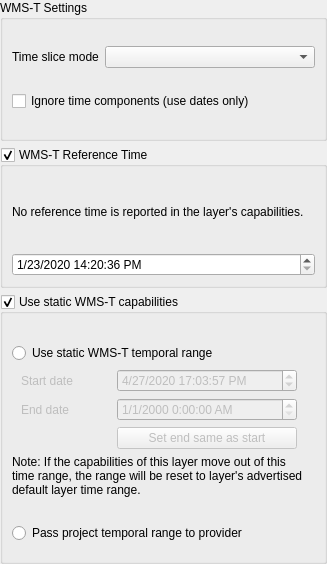
<?xml version="1.0" encoding="UTF-8"?>
<ui version="4.0">
 <class>QgsWmstSettingsWidgetBase</class>
 <widget class="QWidget" name="QgsWmstSettingsWidgetBase">
  <property name="geometry">
   <rect>
    <x>0</x>
    <y>0</y>
    <width>327</width>
    <height>564</height>
   </rect>
  </property>
  <property name="windowTitle">
   <string>WMS-T Settings</string>
  </property>
  <layout class="QVBoxLayout" name="verticalLayout">
   <property name="leftMargin">
    <number>0</number>
   </property>
   <property name="topMargin">
    <number>0</number>
   </property>
   <property name="rightMargin">
    <number>0</number>
   </property>
   <property name="bottomMargin">
    <number>0</number>
   </property>
   <item>
    <widget class="QGroupBox" name="groupBox">
     <property name="title">
      <string>WMS-T Settings</string>
     </property>
     <layout class="QGridLayout" name="gridLayout" columnstretch="0,1">
      <item row="1" column="1">
       <widget class="QComboBox" name="mFetchModeComboBox"/>
      </item>
      <item row="2" column="0" colspan="2">
       <widget class="QCheckBox" name="mDisableTime">
        <property name="toolTip">
         <string>If checked the time component of temporal queries will be discarded and only the data component will be used in server requests</string>
        </property>
        <property name="text">
         <string>Ignore time components (use dates only)</string>
        </property>
       </widget>
      </item>
      <item row="1" column="0">
       <widget class="QLabel" name="label_16">
        <property name="text">
         <string>Time slice mode</string>
        </property>
       </widget>
      </item>
     </layout>
    </widget>
   </item>
   <item>
    <widget class="QGroupBox" name="mReferenceTimeGroupBox">
     <property name="title">
      <string>WMS-T Reference Time</string>
     </property>
     <property name="checkable">
      <bool>true</bool>
     </property>
     <layout class="QGridLayout" name="gridLayout_2">
      <item row="0" column="0" colspan="2">
       <widget class="QLabel" name="mReferenceTimeExtentLabel">
        <property name="text">
         <string>No reference time is reported in the layer's capabilities.</string>
        </property>
        <property name="wordWrap">
         <bool>true</bool>
        </property>
       </widget>
      </item>
      <item row="1" column="0" colspan="2">
       <widget class="QgsDateTimeEdit" name="mReferenceDateTimeEdit">
        <property name="dateTime">
         <datetime>
          <hour>14</hour>
          <minute>20</minute>
          <second>36</second>
          <year>2020</year>
          <month>1</month>
          <day>23</day>
         </datetime>
        </property>
        <property name="date">
         <date>
          <year>2020</year>
          <month>1</month>
          <day>23</day>
         </date>
        </property>
        <property name="currentSection">
         <enum>QDateTimeEdit::MonthSection</enum>
        </property>
        <property name="displayFormat">
         <string>M/d/yyyy H:mm:ss AP</string>
        </property>
        <property name="calendarPopup">
         <bool>false</bool>
        </property>
        <property name="timeSpec">
         <enum>Qt::UTC</enum>
        </property>
        <property name="allowNull" stdset="0">
         <bool>false</bool>
        </property>
       </widget>
      </item>
     </layout>
    </widget>
   </item>
   <item>
    <widget class="QGroupBox" name="mWmstGroup">
     <property name="enabled">
      <bool>true</bool>
     </property>
     <property name="title">
      <string>Use static WMS-T capabilities</string>
     </property>
     <property name="checkable">
      <bool>true</bool>
     </property>
     <property name="checked">
      <bool>true</bool>
     </property>
     <layout class="QGridLayout" name="gridLayout_15">
      <item row="1" column="0" colspan="2">
       <widget class="QLabel" name="mWmstOptionsLabel">
        <property name="text">
         <string/>
        </property>
        <property name="wordWrap">
         <bool>true</bool>
        </property>
       </widget>
      </item>
      <item row="2" column="0" colspan="2">
       <widget class="QFrame" name="mWmstOptions">
        <property name="frameShape">
         <enum>QFrame::NoFrame</enum>
        </property>
        <property name="frameShadow">
         <enum>QFrame::Raised</enum>
        </property>
        <layout class="QVBoxLayout" name="verticalLayout_22">
         <property name="leftMargin">
          <number>0</number>
         </property>
         <property name="topMargin">
          <number>0</number>
         </property>
         <item>
          <widget class="QRadioButton" name="mStaticTemporalRange">
           <property name="text">
            <string>Use static WMS-T temporal range</string>
           </property>
          </widget>
         </item>
         <item>
          <widget class="QFrame" name="mStaticWmstFrame">
           <property name="enabled">
            <bool>false</bool>
           </property>
           <property name="frameShape">
            <enum>QFrame::NoFrame</enum>
           </property>
           <property name="frameShadow">
            <enum>QFrame::Raised</enum>
           </property>
           <layout class="QGridLayout" name="gridLayout_16">
            <property name="topMargin">
             <number>0</number>
            </property>
            <property name="bottomMargin">
             <number>0</number>
            </property>
            <item row="2" column="1" colspan="2">
             <widget class="QPushButton" name="mSetEndAsStartStaticButton">
              <property name="text">
               <string>Set end same as start</string>
              </property>
             </widget>
            </item>
            <item row="0" column="0">
             <widget class="QLabel" name="label_13">
              <property name="text">
               <string>Start date</string>
              </property>
             </widget>
            </item>
            <item row="1" column="1" colspan="2">
             <widget class="QgsDateTimeEdit" name="mEndStaticDateTimeEdit">
              <property name="displayFormat">
               <string>M/d/yyyy H:mm:ss AP</string>
              </property>
              <property name="timeSpec">
               <enum>Qt::UTC</enum>
              </property>
              <property name="allowNull" stdset="0">
               <bool>false</bool>
              </property>
             </widget>
            </item>
            <item row="1" column="0">
             <widget class="QLabel" name="label_4">
              <property name="text">
               <string>End date</string>
              </property>
             </widget>
            </item>
            <item row="0" column="1" colspan="2">
             <widget class="QgsDateTimeEdit" name="mStartStaticDateTimeEdit">
              <property name="dateTime">
               <datetime>
                <hour>17</hour>
                <minute>3</minute>
                <second>57</second>
                <year>2020</year>
                <month>4</month>
                <day>27</day>
               </datetime>
              </property>
              <property name="currentSection">
               <enum>QDateTimeEdit::MonthSection</enum>
              </property>
              <property name="displayFormat">
               <string>M/d/yyyy H:mm:ss AP</string>
              </property>
              <property name="timeSpec">
               <enum>Qt::UTC</enum>
              </property>
              <property name="allowNull" stdset="0">
               <bool>false</bool>
              </property>
             </widget>
            </item>
           </layout>
          </widget>
         </item>
         <item>
          <widget class="QLabel" name="label_10">
           <property name="text">
            <string>&lt;html&gt;&lt;head/&gt;&lt;body&gt;&lt;p&gt;Note: If the capabilities of this layer move out of this time range, the range will be reset to layer's advertised default layer time range.&lt;/p&gt;&lt;/body&gt;&lt;/html&gt;</string>
           </property>
           <property name="wordWrap">
            <bool>true</bool>
           </property>
          </widget>
         </item>
         <item>
          <widget class="QLabel" name="mProjectTemporalRangeLabel">
           <property name="text">
            <string/>
           </property>
           <property name="wordWrap">
            <bool>true</bool>
           </property>
          </widget>
         </item>
         <item>
          <widget class="QRadioButton" name="mProjectTemporalRange">
           <property name="text">
            <string>Pass project temporal range to provider</string>
           </property>
          </widget>
         </item>
        </layout>
       </widget>
      </item>
     </layout>
    </widget>
   </item>
  </layout>
 </widget>
 <customwidgets>
  <customwidget>
   <class>QgsDateTimeEdit</class>
   <extends>QDateTimeEdit</extends>
   <header>qgsdatetimeedit.h</header>
  </customwidget>
 </customwidgets>
 <resources/>
 <connections/>
</ui>
